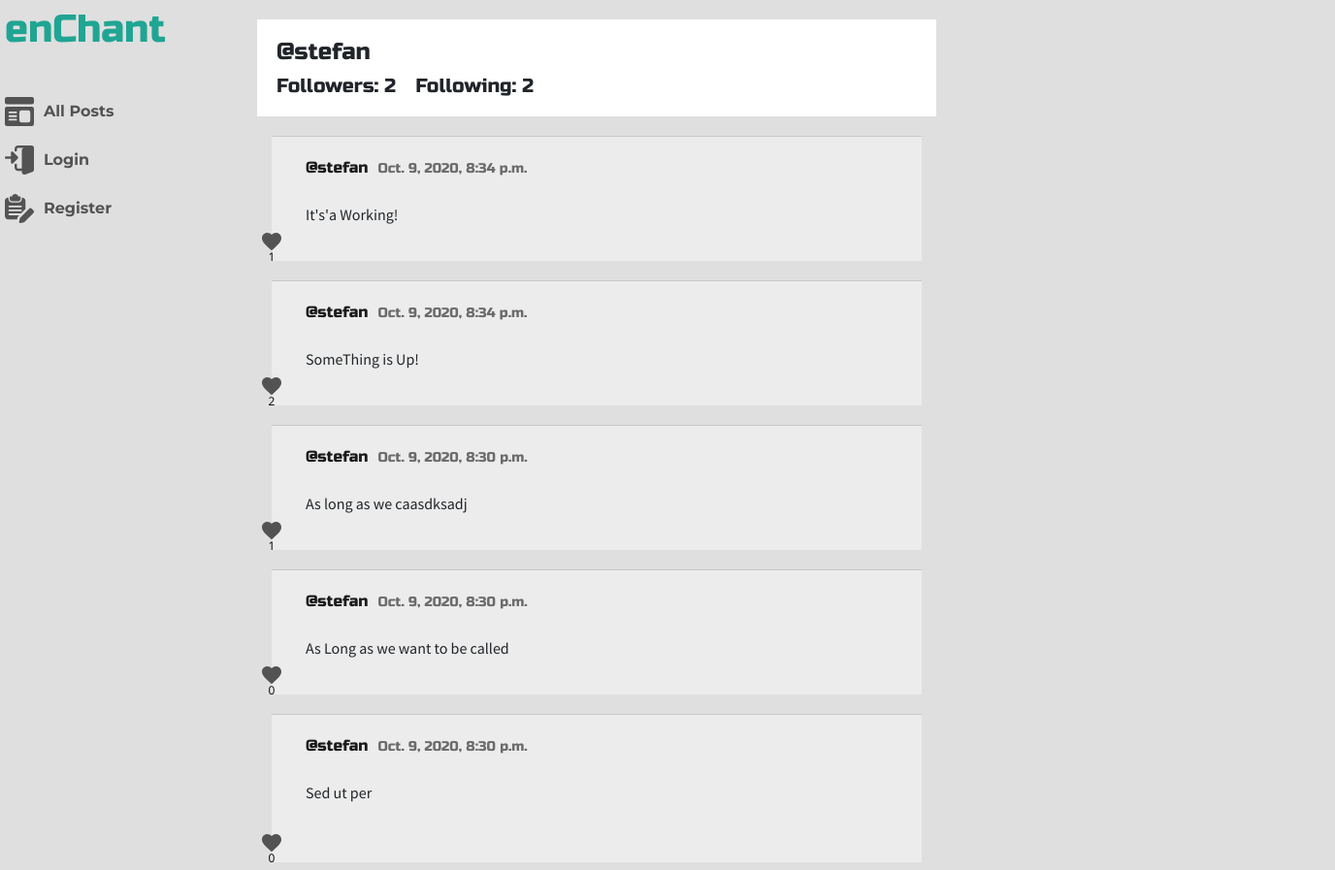
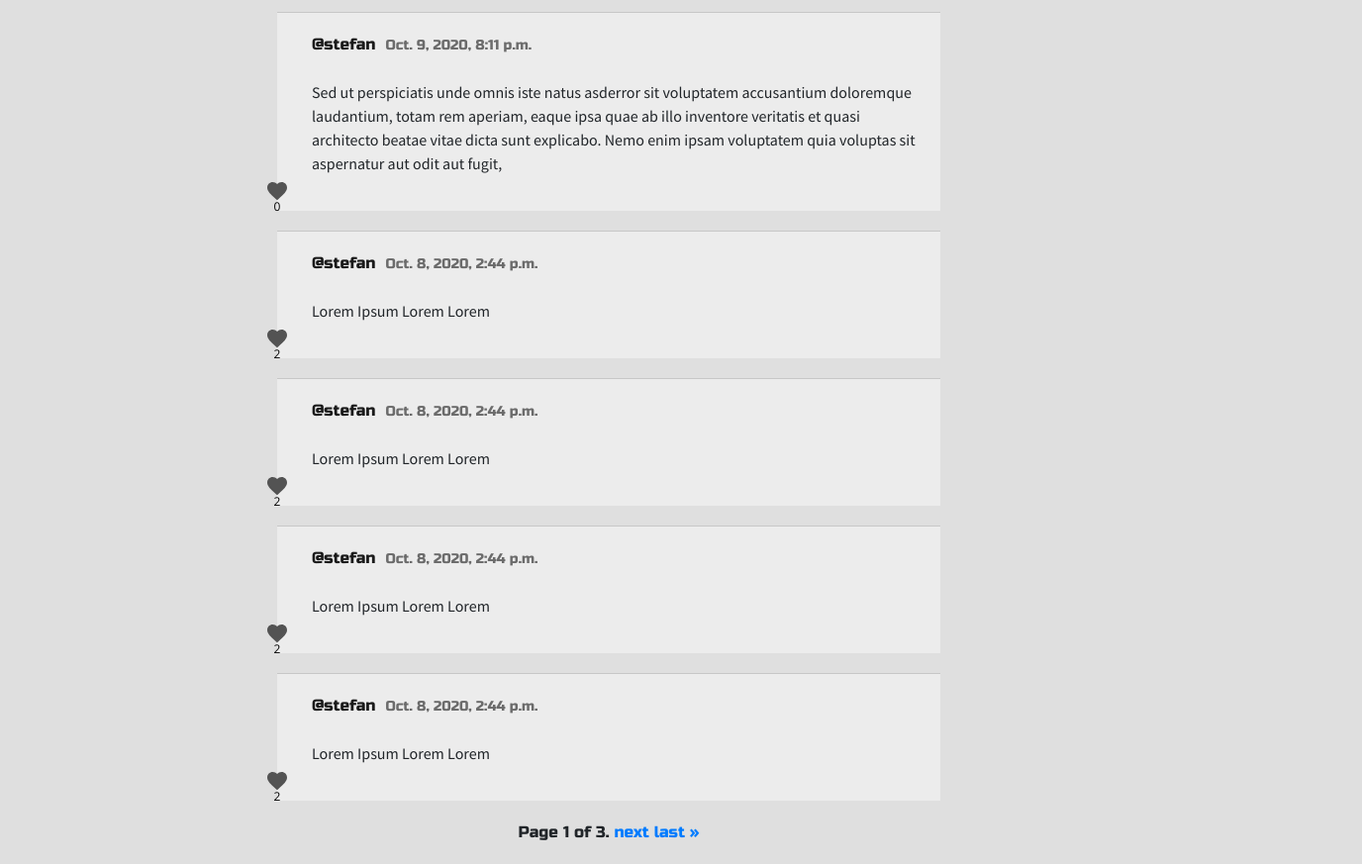
The page /profile/2 on the database its author committed (2 pictures, top to bottom).
### network/models.py (models this page shows, shortened)
class Profile(models.Model):
    user = models.ForeignKey(settings.AUTH_USER_MODEL, on_delete=models.CASCADE, related_name="profile")
    followers = models.ManyToManyField(User, blank=True, related_name="followers")
    following = models.ManyToManyField(User, blank=True, related_name="following")

class User(AbstractUser):
    pass

class Post(models.Model):
    user = models.ForeignKey(settings.AUTH_USER_MODEL, on_delete=models.CASCADE, related_name="posts")
    content = models.CharField(max_length = 256)
    date_added = models.DateTimeField(auto_now_add=True)
    edited = models.BooleanField(default=False)
    like = models.ManyToManyField(User, blank=True, related_name="likes")

### network/views.py (the view)
# urls.py: path("profile/<int:user_id>", views.display_profile_view, name="display_profile_view"),
def display_profile_view(request, user_id):
    profile_user = User.objects.get(pk=user_id)
    current_user = request.user
    profile = Profile.objects.get(user=profile_user)
    posts_list = profile_user.posts.all().order_by('-date_added')
    same_user_check = compare_user(profile_user, current_user)
    if current_user in profile.followers.all():
        following = True
    else:
        following = False
    paginator = Paginator(posts_list, 10)
    page_number = request.GET.get('page')
    page_obj = paginator.get_page(page_number)
    context = {
        "page_obj": page_obj,
        "profile" : profile,
        "same_user_check": same_user_check,
        "following": following,
    }
    return render(request, "network/profile.html", context)

### network/helpers.py (called while the page is built)
def compare_user(user1, user2):
    if user1 == user2:
        return True
    return False

### network/templates/network/profile.html (shortened to what this page needs)
{% extends "network/layout.html" %}
{% load static %}
{% block body %}
    <div class="profile-page">
        <div class="profile">
            <div class="profile-user">
                <h1 class="profile-username">
                    @{{ profile.user.username }}
                </h1>
            </div>
            <div class="profile-follow">
                <h2 id="followers" class="profile-follow-stats">Followers: {{ profile.followers.count }}</h2>
                <h2 id="following" class="profile-follow-stats">Following: {{ profile.following.count }}</h2>
            </div>
        </div>
        <div class="tweets-list">
            {% for tweet in page_obj %}
            <div class="tweet-wrapper" id="tweet-{{ tweet.id }}">
                <div class="tweet">
                    <div class="tweet-header">
                        <a class="name" href="{% url 'display_profile_view' tweet.user.id %}">@{{ tweet.user.username }} </a>
                        <p class="date">{{ tweet.date_added }}</p>
                    </div>
                    <div class="tweet-content" >
                        <p id="tweet-content-{{ tweet.id }}">
                            {{ tweet.content }}
                        </p>
                    </div>
                </div>
                <div class="tweet-buttons">
                    <button class="like-button" data-id="{{ tweet.id }}">
                        {% if request.user in tweet.like.all %}
                            <img src="{% static 'network/icons/like-red.svg' %}">
                        {% else %}
                            <img src="{% static 'network/icons/like.svg' %}">
                        {% endif %}
                        <p>{{ tweet.like.count }}</p>
                    </button>
                </div>
            </div>
            {% endfor %}
        </div>
        {% if page_obj%}
            <div class="pagination">
                <span class="step-links">
                    <span class="current">
                        Page {{ page_obj.number }} of {{ page_obj.paginator.num_pages }}.
                    </span>
                    {% if page_obj.has_next %}
                        <a href="?page={{ page_obj.next_page_number }}">next</a>
                        <a href="?page={{ page_obj.paginator.num_pages }}">last &raquo;</a>
                    {% endif %}
                </span>
            </div>
        {% else %}
            <h2 class="empty-status">There are no tweets to be displayed</h2>
        {% endif %}
</div>
{% endblock %}

### network/static/network/styles.css (style rules this page uses)
body { -webkit-box-sizing: border-box; box-sizing: border-box; margin: 0; padding: 0; background-color: #dfdfdf; }
.tweet-wrapper { width: 100%; position: relative; margin-bottom: 20px; }
.tweet-wrapper .tweet { border-top: 0.2px solid #c7c7c7; width: 670px; margin: auto; background: #ECECEC; padding: 20px 20px 20px 35px; }
.tweet-wrapper .tweet-header { display: -webkit-box; display: -ms-flexbox; display: flex; -webkit-box-align: center; -ms-flex-align: center; align-items: center; }
.tweet-wrapper .tweet-header .name { font-family: 'Russo One', sans-serif; font-size: 16px; font-weight: 500; color: #1a1a1a; }
.tweet-wrapper .tweet-header .date { font-family: 'Russo One', sans-serif; font-size: 14px; color: #6b6b6b; margin: 0 10px; }
.tweet-wrapper .tweet-content p { font-family: 'Source Sans Pro', sans-serif; font-size: 16px; white-space: pre-line; }
.tweet-wrapper .tweet-buttons { position: absolute; display: -webkit-box; display: -ms-flexbox; display: flex; -webkit-box-orient: vertical; -webkit-box-direction: normal; -ms-flex-direction: column; flex-direction: column; bottom: 0; -webkit-transform: translateX(3px); transform: translateX(3px); }
.tweet-wrapper .tweet-buttons button { border: none; background-color: transparent; padding: 0; margin-top: 10px; }
.tweet-wrapper .tweet-buttons button p { margin: 0; line-height: 0.7; font-family: 'Open Sans', sans-serif; font-size: 12px; }
.pagination { -webkit-box-pack: center; -ms-flex-pack: center; justify-content: center; margin-bottom: 20px; }
.pagination .step-links { font-family: 'Russo One', sans-serif; }
.profile { height: 100px; background-color: white; padding: 20px; margin: 20px 0; }
.profile-user { display: -webkit-box; display: -ms-flexbox; display: flex; -webkit-box-pack: justify; -ms-flex-pack: justify; justify-content: space-between; }
.profile-user h1 { font-family: 'Russo One', sans-serif; font-size: 24px; }
.profile-follow { font-family: 'Russo One', sans-serif; display: -webkit-box; display: -ms-flexbox; display: flex; }
.profile-follow-stats { font-size: 20px; margin-right: 20px; }

### rows shown on the page
Profile: user.username "stefan", followers.count "2", following.count "2"
Post: user.username "stefan", date_added "Oct. 9, 2020, 8:34 p.m.", content "It's'a Working!", like.count "1"
Post: user.username "stefan", date_added "Oct. 9, 2020, 8:34 p.m.", content "SomeThing is Up!", like.count "2"
Post: user.username "stefan", date_added "Oct. 9, 2020, 8:30 p.m.", content "As long as we caasdksadj", like.count "1"
Post: user.username "stefan", date_added "Oct. 9, 2020, 8:30 p.m.", content "As Long as we want to be called", like.count "0"
Post: user.username "stefan", date_added "Oct. 9, 2020, 8:30 p.m.", content "Sed ut per", like.count "0"
Post: user.username "stefan", date_added "Oct. 9, 2020, 8:11 p.m.", content "Sed ut perspiciatis unde omnis iste natus asderror sit voluptatem accusantium doloremque laudantium, totam rem aperiam, eaque ipsa quae ab illo inventore veritatis et quasi architecto beatae vitae dicta sunt explicabo. Nemo enim ipsam voluptatem quia voluptas sit aspernatur aut odit aut fugit,", like.count "0"
Post: user.username "stefan", date_added "Oct. 8, 2020, 2:44 p.m.", content "Lorem Ipsum Lorem Lorem", like.count "2"
Post: user.username "stefan", date_added "Oct. 8, 2020, 2:44 p.m.", content "Lorem Ipsum Lorem Lorem", like.count "2"
Post: user.username "stefan", date_added "Oct. 8, 2020, 2:44 p.m.", content "Lorem Ipsum Lorem Lorem", like.count "2"
Post: user.username "stefan", date_added "Oct. 8, 2020, 2:44 p.m.", content "Lorem Ipsum Lorem Lorem", like.count "2"

### other values the page prints
{{ page_obj.number }} "1"
{{ page_obj.paginator.num_pages }} "3"
